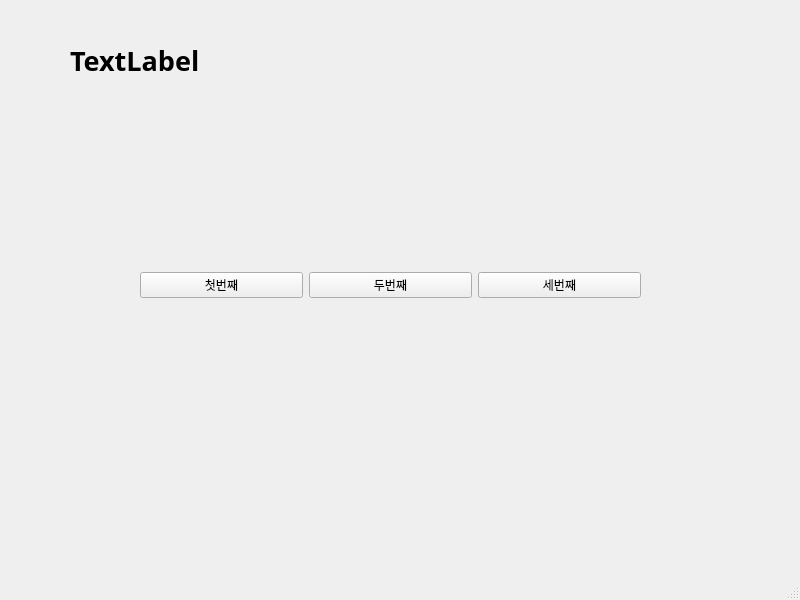
<?xml version="1.0" encoding="UTF-8"?>
<ui version="4.0">
 <class>MainWindow</class>
 <widget class="QMainWindow" name="MainWindow">
  <property name="geometry">
   <rect>
    <x>0</x>
    <y>0</y>
    <width>800</width>
    <height>600</height>
   </rect>
  </property>
  <property name="windowTitle">
   <string>MainWindow</string>
  </property>
  <widget class="QWidget" name="centralwidget">
   <widget class="QWidget" name="horizontalLayoutWidget">
    <property name="geometry">
     <rect>
      <x>140</x>
      <y>220</y>
      <width>501</width>
      <height>131</height>
     </rect>
    </property>
    <layout class="QHBoxLayout" name="horizontalLayout">
     <item>
      <widget class="QPushButton" name="pushButton_2">
       <property name="text">
        <string>첫번째</string>
       </property>
      </widget>
     </item>
     <item>
      <widget class="QPushButton" name="pushButton">
       <property name="text">
        <string>두번째</string>
       </property>
      </widget>
     </item>
     <item>
      <widget class="QPushButton" name="pushButton_3">
       <property name="text">
        <string>세번째</string>
       </property>
      </widget>
     </item>
    </layout>
   </widget>
   <widget class="QLabel" name="label">
    <property name="geometry">
     <rect>
      <x>70</x>
      <y>40</y>
      <width>431</width>
      <height>41</height>
     </rect>
    </property>
    <property name="font">
     <font>
      <family>맑은 고딕</family>
      <pointsize>20</pointsize>
      <weight>75</weight>
      <bold>true</bold>
     </font>
    </property>
    <property name="text">
     <string>TextLabel</string>
    </property>
   </widget>
  </widget>
  <widget class="QMenuBar" name="menubar">
   <property name="geometry">
    <rect>
     <x>0</x>
     <y>0</y>
     <width>800</width>
     <height>21</height>
    </rect>
   </property>
  </widget>
  <widget class="QStatusBar" name="statusbar"/>
 </widget>
 <resources/>
 <connections>
  <connection>
   <sender>pushButton_2</sender>
   <signal>clicked()</signal>
   <receiver>MainWindow</receiver>
   <slot>firstClick()</slot>
   <hints>
    <hint type="sourcelabel">
     <x>197</x>
     <y>306</y>
    </hint>
    <hint type="destinationlabel">
     <x>236</x>
     <y>375</y>
    </hint>
   </hints>
  </connection>
  <connection>
   <sender>pushButton</sender>
   <signal>clicked()</signal>
   <receiver>MainWindow</receiver>
   <slot>secondClick()</slot>
   <hints>
    <hint type="sourcelabel">
     <x>367</x>
     <y>312</y>
    </hint>
    <hint type="destinationlabel">
     <x>412</x>
     <y>373</y>
    </hint>
   </hints>
  </connection>
  <connection>
   <sender>pushButton_3</sender>
   <signal>clicked()</signal>
   <receiver>MainWindow</receiver>
   <slot>thirdClick()</slot>
   <hints>
    <hint type="sourcelabel">
     <x>553</x>
     <y>308</y>
    </hint>
    <hint type="destinationlabel">
     <x>586</x>
     <y>376</y>
    </hint>
   </hints>
  </connection>
 </connections>
 <slots>
  <slot>firstClick()</slot>
  <slot>secondClick()</slot>
  <slot>thirdClick()</slot>
 </slots>
</ui>
